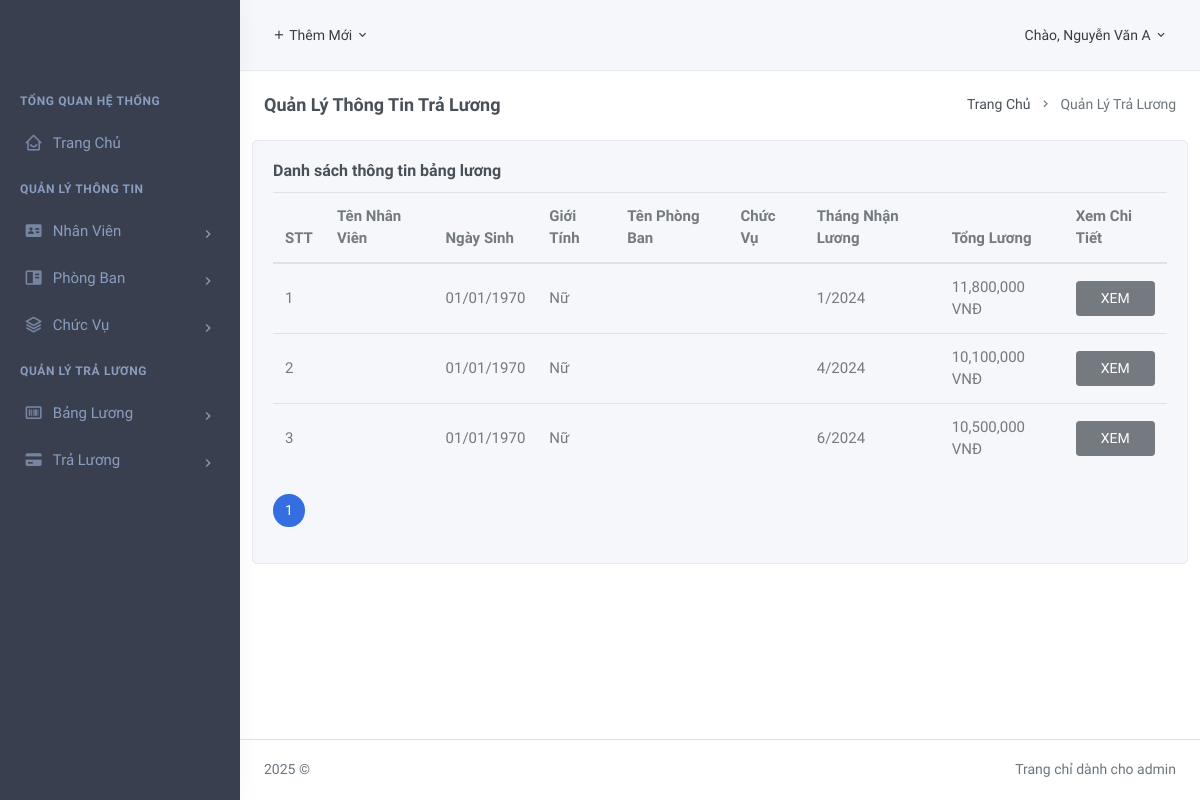
The app's page /src/TraLuong/TraLuong.php (signed in) with its own data.
### tables this page shows
CREATE TABLE `traluong` (
  `MaTraLuong` int(11) NOT NULL,
  `MaNV` int(11) DEFAULT NULL,
  `Thang` int(11) DEFAULT NULL,
  `Nam` int(11) DEFAULT NULL,
  `PhuCapKhac` int(11) DEFAULT NULL,
  `Thuong` int(11) DEFAULT NULL,
  `Phat` int(11) NOT NULL,
  `TongLuong` float DEFAULT NULL
);

### src/TraLuong/TraLuong.php (the view, shortened to what this page needs)
<?php
$servername = "127.0.0.1";
$username = "root";
$password = "";
$dbname = "hrm_nhanvien";
$conn = new mysqli($servername, $username, $password, $dbname);
$records_per_page = 10;
$page = isset($_GET['trang']) && is_numeric($_GET['trang']) ? (int)$_GET['trang'] : 1;
$offset = ($page - 1) * $records_per_page;
$sql_count = "SELECT COUNT(*) as total FROM traluong";
$result_count = $conn->query($sql_count);
$total_records = $result_count->fetch_assoc()['total'];
$totalPages = ceil($total_records / $records_per_page);
$sql = "SELECT t.MaTraLuong, n.HoTen, n.NgaySinh, n.GioiTinh, p.TenPhongBan, c.TenCV, t.Thang, t.Nam, t.TongLuong
        FROM traluong t
        LEFT JOIN nhanvien n ON t.MaNV = n.MaNV
        LEFT JOIN phongban p ON n.MaPB = p.MaPB
        LEFT JOIN chucvu c ON n.MaCV = c.MaCV
        LIMIT ? OFFSET ?";
$stmt = $conn->prepare($sql);
$stmt->bind_param("ii", $records_per_page, $offset);
$stmt->execute();
$result = $stmt->get_result();
$list = $result->fetch_all(MYSQLI_ASSOC);
require(__DIR__ . '/../layouts/header.php');
?>
<div class="page-content">
    <div class="container-fluid">
        <div class="row">
            <div class="col-12">
                <div class="page-title-box d-flex align-items-center justify-content-between">
                    <h4 class="mb-0 font-size-18">Quản Lý Thông Tin Trả Lương</h4>
                    <div class="page-title-right">
                        <ol class="breadcrumb m-0">
                            <li class="breadcrumb-item"><a href="/QLNhanVien_thuan/src/TrangChu.php">Trang Chủ</a></li>
                            <li class="breadcrumb-item active">Quản Lý Trả Lương</li>
                        </ol>
                    </div>
                </div>
            </div>
        </div>
    </div>
    <div class="row">
        <div class="col-12">
            <div class="card">
                <div class="card-body">
                    <h4 class="card-title">Danh sách thông tin bảng lương</h4>
                    <div id="basic-datatable_wrapper" class="dataTables_wrapper dt-bootstrap4 no-footer">
                        <div class="row">
                            <div class="col-sm-12">
                                <div class="table-responsive">
                                    <table class="table mb-0">
                                        <thead>
                                            <tr>
                                                <th>STT</th>
                                                <th>Tên Nhân Viên</th>
                                                <th>Ngày Sinh</th>
                                                <th>Giới Tính</th>
                                                <th>Tên Phòng Ban</th>
                                                <th>Chức Vụ</th>
                                                <th>Tháng Nhận Lương</th>
                                                <th>Tổng Lương</th>
                                                <th>Xem Chi Tiết</th>
                                            </tr>
                                        </thead>
                                        <tbody>
                                            <?php foreach ($list as $key => $value): ?>
                                                <tr role="row" class="odd">
                                                    <td><?php echo $key + 1 + $offset; ?></td>
                                                    <td><?php echo htmlspecialchars($value['HoTen']); ?></td>
                                                    <td><?php echo date("d/m/Y", strtotime($value['NgaySinh'])); ?></td>
                                                    <td>
                                                        <?php
                                                            echo $value['GioiTinh'] == 1 ? "Nam" : "Nữ";
                                                        ?>
                                                    </td>
                                                    <td><?php echo htmlspecialchars($value['TenPhongBan']); ?></td>
                                                    <td><?php echo htmlspecialchars($value['TenCV']); ?></td>
                                                    <td> <?php echo $value['Thang']; ?>/<?php echo $value['Nam']; ?></td>
                                                    <td><?php echo number_format($value['TongLuong']); ?> VNĐ</td>
                                                    <td>
                                                        <a class="btn btn-secondary" style="width: 100%;" href="/QLNhanVien_thuan/src/TraLuong/SuaTraLuong.php?id=<?php echo $value['MaTraLuong']; ?>">XEM</a>
                                                    </td>
                                                </tr>
                                            <?php endforeach ?>
                                        </tbody>
                                    </table>
                                </div>
                            </div>
                        </div>
                        <br>
                        <div class="row">
                            <div class="col-sm-12">
                                <div class="dataTables_paginate paging_simple_numbers" id="basic-datatable_paginate">
                                    <ul class="pagination pagination-rounded">
                                        <?php for ($i = 1; $i <= $totalPages; $i++): ?>
                                            <li style="margin-right: 5px;" class="paginate_button page-item <?php echo $i === $page ? 'active' : ''; ?>">
                                                <a href="/QLNhanVien_thuan/src/TraLuong/TraLuong.php?path=tra-luong/trang&trang=<?php echo $i; ?>" class="page-link"><?php echo $i; ?></a>
                                            </li>
                                        <?php endfor; ?>
                                    </ul>
                                </div>
                            </div>
                        </div>
                    </div>
                </div>
            </div>
        </div>
    </div>
</div>
<?php
require(__DIR__ . '/../layouts/footer.php');
?>

### src/TraLuong/TraLuong.php (style rules this page uses)
.table th, .table td { padding: 0.75rem; vertical-align: middle; border-top: 1px solid #dee2e6; font-size: 15px; }

### records on screen
traluong: offset "1", NgaySinh "01/01/1970", Thang "1", Nam "2024", TongLuong "11,800,000"
traluong: offset "2", NgaySinh "01/01/1970", Thang "4", Nam "2024", TongLuong "10,100,000"
traluong: offset "3", NgaySinh "01/01/1970", Thang "6", Nam "2024", TongLuong "10,500,000"

### other values on screen
$_SESSION['hoten'] "Nguyễn Văn A"
